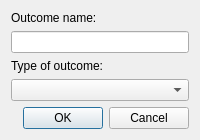
<?xml version="1.0" encoding="UTF-8"?>
<ui version="4.0">
 <class>Dialog</class>
 <widget class="QDialog" name="Dialog">
  <property name="geometry"><rect><x>0</x><y>0</y><width>0</width><height>0</height></rect></property>
  <property name="windowTitle"><string>Add Outcome</string></property>
  <property name="windowIcon"><iconset resource="images/icons.qrc"><normaloff>:/misc/meta.png</normaloff>:/misc/meta.png</iconset></property>
  <layout class="QVBoxLayout" name="verticalLayout">
   <item><layout class="QFormLayout" name="formLayout">
    <property name="fieldGrowthPolicy"><enum>QFormLayout::AllNonFixedFieldsGrow</enum></property>
    <property name="rowWrapPolicy"><enum>QFormLayout::WrapAllRows</enum></property>
    <item row="0" column="0"><widget class="QLabel" name="label_2"><property name="text"><string>Outcome name:</string></property><property name="buddy"><cstring>outcome_name_le</cstring></property></widget></item>
    <item row="0" column="1"><widget class="QLineEdit" name="outcome_name_le"><property name="alignment"><set>Qt::AlignCenter</set></property></widget></item>
    <item row="1" column="0"><widget class="QLabel" name="label"><property name="text"><string>Type of outcome:</string></property><property name="buddy"><cstring>datatype_cbo_box</cstring></property></widget></item>
    <item row="1" column="1"><widget class="AdaptiveComboBox" name="datatype_cbo_box"/></item>
   </layout></item>
   <item><widget class="QDialogButtonBox" name="buttonBox"><property name="orientation"><enum>Qt::Horizontal</enum></property><property name="standardButtons"><set>QDialogButtonBox::Cancel|QDialogButtonBox::Ok</set></property></widget></item>
  </layout>
 </widget>
 <customwidgets><customwidget><class>AdaptiveComboBox</class><extends>QComboBox</extends><header>adaptive_controls</header></customwidget></customwidgets>
 <tabstops><tabstop>outcome_name_le</tabstop><tabstop>datatype_cbo_box</tabstop></tabstops>
 <resources><include location="images/icons.qrc"/></resources>
 <connections><connection><sender>buttonBox</sender><signal>accepted()</signal><receiver>Dialog</receiver><slot>accept()</slot></connection><connection><sender>buttonBox</sender><signal>rejected()</signal><receiver>Dialog</receiver><slot>reject()</slot></connection></connections>
</ui>
